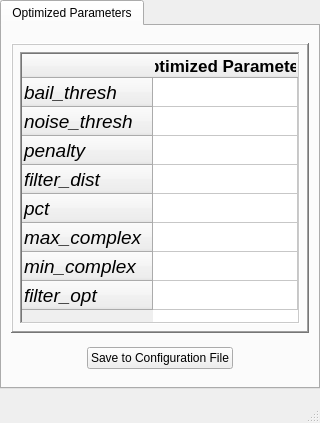
<?xml version="1.0" encoding="UTF-8"?>
<ui version="4.0">
 <class>MainWindow</class>
 <widget class="QMainWindow" name="MainWindow">
  <property name="geometry">
   <rect>
    <x>0</x>
    <y>0</y>
    <width>320</width>
    <height>423</height>
   </rect>
  </property>
  <property name="windowTitle">
   <string>MainWindow</string>
  </property>
  <widget class="QWidget" name="centralwidget">
   <widget class="QTabWidget" name="tabWidget">
    <property name="geometry">
     <rect>
      <x>0</x>
      <y>0</y>
      <width>320</width>
      <height>389</height>
     </rect>
    </property>
    <property name="sizePolicy">
     <sizepolicy hsizetype="Expanding" vsizetype="Fixed">
      <horstretch>0</horstretch>
      <verstretch>0</verstretch>
     </sizepolicy>
    </property>
    <property name="currentIndex">
     <number>0</number>
    </property>
    <widget class="QWidget" name="Opti">
     <attribute name="title">
      <string>Optimized Parameters</string>
     </attribute>
     <layout class="QGridLayout" name="gridLayout_2">
      <item row="0" column="0">
       <widget class="QFrame" name="frame">
        <property name="sizePolicy">
         <sizepolicy hsizetype="Preferred" vsizetype="Fixed">
          <horstretch>0</horstretch>
          <verstretch>0</verstretch>
         </sizepolicy>
        </property>
        <property name="minimumSize">
         <size>
          <width>250</width>
          <height>290</height>
         </size>
        </property>
        <property name="maximumSize">
         <size>
          <width>300</width>
          <height>290</height>
         </size>
        </property>
        <property name="frameShape">
         <enum>QFrame::WinPanel</enum>
        </property>
        <property name="frameShadow">
         <enum>QFrame::Raised</enum>
        </property>
        <layout class="QGridLayout" name="gridLayout">
         <property name="leftMargin">
          <number>7</number>
         </property>
         <property name="topMargin">
          <number>7</number>
         </property>
         <property name="rightMargin">
          <number>7</number>
         </property>
         <property name="bottomMargin">
          <number>7</number>
         </property>
         <item row="0" column="0">
          <widget class="QTableWidget" name="popup_table">
           <property name="enabled">
            <bool>true</bool>
           </property>
           <property name="sizePolicy">
            <sizepolicy hsizetype="Expanding" vsizetype="Expanding">
             <horstretch>0</horstretch>
             <verstretch>0</verstretch>
            </sizepolicy>
           </property>
           <property name="frameShape">
            <enum>QFrame::WinPanel</enum>
           </property>
           <property name="frameShadow">
            <enum>QFrame::Sunken</enum>
           </property>
           <property name="lineWidth">
            <number>17</number>
           </property>
           <attribute name="horizontalHeaderStretchLastSection">
            <bool>true</bool>
           </attribute>
           <attribute name="verticalHeaderDefaultSectionSize">
            <number>29</number>
           </attribute>
           <row>
            <property name="text">
             <string>bail_thresh</string>
            </property>
            <property name="font">
             <font>
              <pointsize>14</pointsize>
              <italic>true</italic>
             </font>
            </property>
           </row>
           <row>
            <property name="text">
             <string>noise_thresh</string>
            </property>
            <property name="font">
             <font>
              <pointsize>14</pointsize>
              <italic>true</italic>
             </font>
            </property>
           </row>
           <row>
            <property name="text">
             <string>penalty</string>
            </property>
            <property name="font">
             <font>
              <pointsize>14</pointsize>
              <italic>true</italic>
             </font>
            </property>
           </row>
           <row>
            <property name="text">
             <string>filter_dist</string>
            </property>
            <property name="font">
             <font>
              <pointsize>14</pointsize>
              <italic>true</italic>
             </font>
            </property>
           </row>
           <row>
            <property name="text">
             <string>pct</string>
            </property>
            <property name="font">
             <font>
              <pointsize>14</pointsize>
              <italic>true</italic>
             </font>
            </property>
           </row>
           <row>
            <property name="text">
             <string>max_complex</string>
            </property>
            <property name="font">
             <font>
              <pointsize>14</pointsize>
              <italic>true</italic>
             </font>
            </property>
           </row>
           <row>
            <property name="text">
             <string>min_complex</string>
            </property>
            <property name="font">
             <font>
              <pointsize>14</pointsize>
              <italic>true</italic>
             </font>
            </property>
           </row>
           <row>
            <property name="text">
             <string>filter_opt</string>
            </property>
            <property name="font">
             <font>
              <pointsize>14</pointsize>
              <italic>true</italic>
             </font>
            </property>
           </row>
           <column>
            <property name="text">
             <string>Optimized Parameters</string>
            </property>
            <property name="font">
             <font>
              <pointsize>13</pointsize>
              <weight>75</weight>
              <bold>true</bold>
             </font>
            </property>
           </column>
          </widget>
         </item>
        </layout>
       </widget>
      </item>
      <item row="1" column="0">
       <layout class="QHBoxLayout" name="horizontalLayout">
        <property name="spacing">
         <number>0</number>
        </property>
        <property name="bottomMargin">
         <number>0</number>
        </property>
        <item>
         <spacer name="horizontalSpacer">
          <property name="orientation">
           <enum>Qt::Horizontal</enum>
          </property>
          <property name="sizeHint" stdset="0">
           <size>
            <width>40</width>
            <height>20</height>
           </size>
          </property>
         </spacer>
        </item>
        <item>
         <widget class="QPushButton" name="popup_pushButton">
          <property name="text">
           <string>Save to Configuration File</string>
          </property>
         </widget>
        </item>
        <item>
         <spacer name="horizontalSpacer_2">
          <property name="orientation">
           <enum>Qt::Horizontal</enum>
          </property>
          <property name="sizeHint" stdset="0">
           <size>
            <width>40</width>
            <height>20</height>
           </size>
          </property>
         </spacer>
        </item>
       </layout>
      </item>
     </layout>
    </widget>
   </widget>
  </widget>
  <widget class="QMenuBar" name="menubar">
   <property name="geometry">
    <rect>
     <x>0</x>
     <y>0</y>
     <width>320</width>
     <height>22</height>
    </rect>
   </property>
  </widget>
  <widget class="QStatusBar" name="statusbar"/>
 </widget>
 <resources/>
 <connections/>
</ui>
